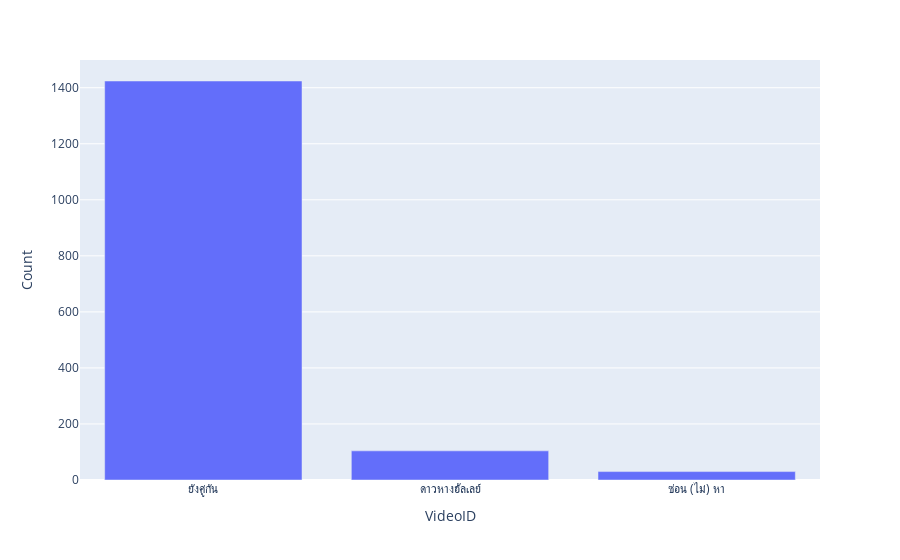

The notebook cell this image was saved under:
### Code cell
fig = px.bar(test, x='VideoID', y='Count')
fig.show()

### Figure 1 — Plotly figure (JSON) as saved in the notebook; plotly's stock layout.template omitted (floating-point values rounded to 4 significant figures)
{"data": [{"alignmentgroup": "True", "hovertemplate": "VideoID=%{x}<br>Count=%{y}<extra></extra>", "legendgroup": "", "marker": {"color": "#636efa", "pattern": {"shape": ""}}, "name": "", "offsetgroup": "", "orientation": "v", "showlegend": false, "textposition": "auto", "type": "bar", "x": ["ยังคู่กัน", "ดาวหางฮัลเลย์", "ซ่อน (ไม่) หา"], "xaxis": "x", "y": [1424, 104, 30], "yaxis": "y"}], "layout": {"barmode": "relative", "legend": {"tracegroupgap": 0}, "margin": {"t": 60}, "xaxis": {"anchor": "y", "domain": [0, 1], "title": {"text": "VideoID"}}, "yaxis": {"anchor": "x", "domain": [0, 1], "title": {"text": "Count"}}}}
